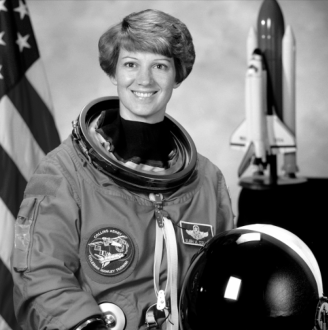
#> input picture testImage.png, 328 x 330 px
$ python BilateralFilter.py
#> lines starting #> are read from the running program, lines starting #| are printed output that depends on the picture
import numpy as np
import cv2

# Reading in my image
img = cv2.imread('testImage.png', cv2.IMREAD_GRAYSCALE)
#> img is the input picture: shape (330, 328); min 0, max 255, mean 113.6

# Center pixel coords
def spatialFunction(neighborX, neighborY, centerX, centerY, sigma_s):
    # Taking the distance between the two pixels and squares it
    distanceSquared = (neighborX - centerX)**2 + (neighborY - centerY)**2
    # Puts distanceSquared into the formula and then calculates the weight
    weight = np.exp(-distanceSquared / (2 * sigma_s**2))
    return weight

def intensityFunction(pixel1, pixel2, sigma_r):
    # Take the absolute value of the two intensity values
    difference = np.abs(pixel1 - pixel2)
    # Square the distance between the two values
    distance = np.sum(difference**2)
    return np.exp(-distance**2 / (2 * sigma_r**2))

def bilateralFilter(img, sigma_s, sigma_r, windowSize):
    # Create an array of zeros with the same shape as the input image
#> called with sigma_s = 1, sigma_r = 50, windowSize = 9
    filtered = np.zeros_like(img)
    # Adding padding based on the window size
    pad = windowSize // 2
    # Creating a 2d kernel
    kernel = np.zeros((windowSize, windowSize))
    # Create the kernel based on the spatial function
    for i in range(-pad, pad + 1):
        for j in range(-pad, pad + 1):
            kernel[i + pad, j + pad] = np.exp(-((i ** 2 + j ** 2) / (2 * sigma_s ** 2)))
    # Looping through the image
    for i in range(pad, img.shape[0] - pad):
        for j in range(pad, img.shape[1] - pad):
            pixel = img[i, j]
            window = img[i - pad:i + pad + 1, j - pad:j + pad + 1]
            # Create the weight based on the intensity function and the kernel
            intensity_diff = np.square(window - pixel)
            intensity_weight = np.exp(-intensity_diff / (2 * sigma_r ** 2))
            weight = intensity_weight * kernel
            # Calculate the filtered value for this pixel
            filtered[i, j] = np.sum(window * weight) / np.sum(weight)
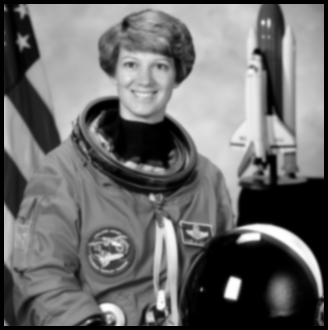
#> filtered: shape (330, 328); min 0, max 254, mean 108.2
    # Show the original and filtered images side by side
    cv2.imshow("original", img)
    cv2.imshow("filtered", filtered)
    return filtered
# Call the bilateralFilter function with the specified parameters
bilateralFilter(img, 1, 50, 9)
cv2.waitKey(0)

$ run again, with pears.png copied over testImage.png
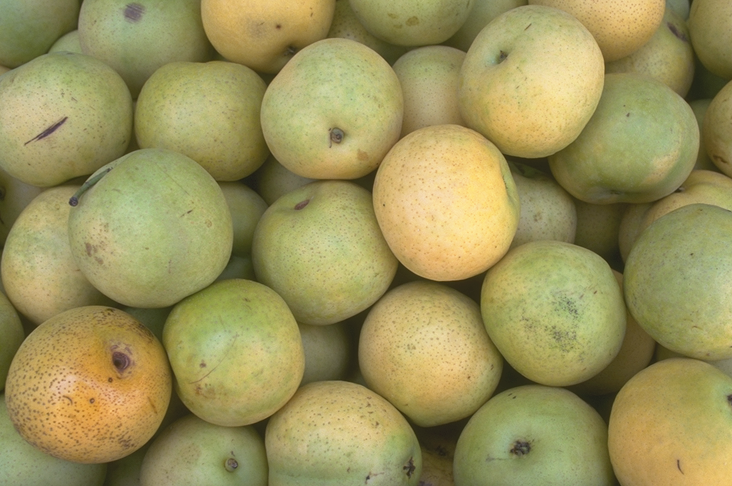
#> input picture pears.png, 732 x 486 px
#> `img = cv2.imread('testImage.png', cv2.IMREAD_GRAYSCALE)`:
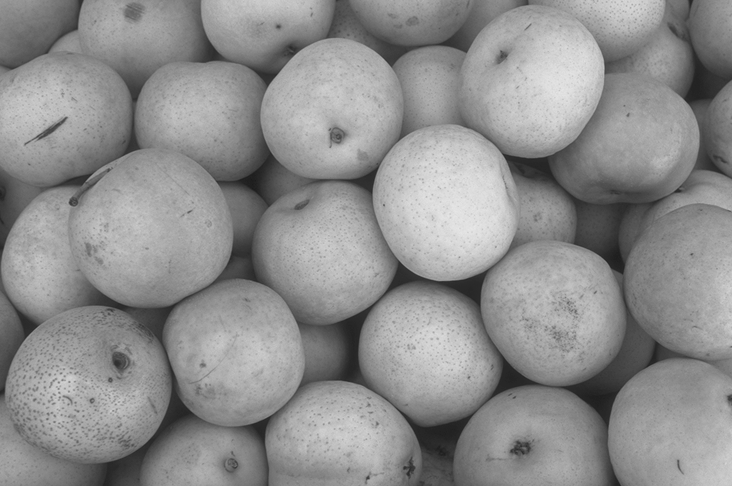
#> img: shape (486, 732); min 27, max 232, mean 142
#> after the loop in bilateralFilter, `for i in range(pad, img.shape[0] - pad):`:
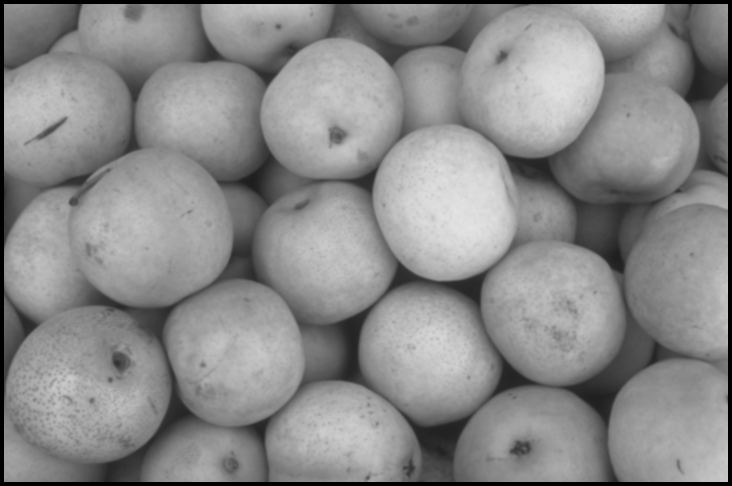
#> filtered: shape (486, 732); min 0, max 228, mean 137.8
